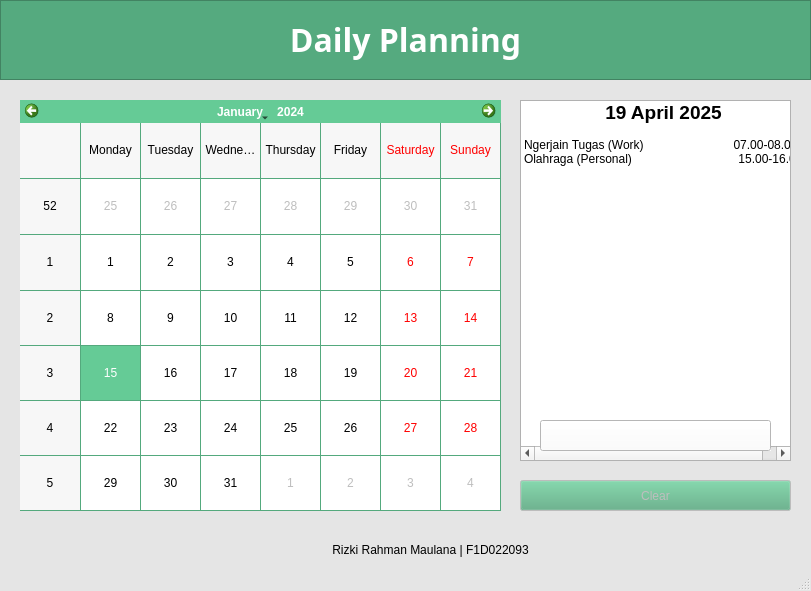
<?xml version="1.0" encoding="UTF-8"?>
<ui version="4.0">
 <class>MainWindow</class>
 <widget class="QMainWindow" name="MainWindow">
  <property name="geometry">
   <rect>
    <x>0</x>
    <y>0</y>
    <width>811</width>
    <height>591</height>
   </rect>
  </property>
  <property name="palette">
   <palette>
    <active>
     <colorrole role="Base">
      <brush brushstyle="SolidPattern">
       <color alpha="255">
        <red>255</red>
        <green>255</green>
        <blue>255</blue>
       </color>
      </brush>
     </colorrole>
     <colorrole role="Window">
      <brush brushstyle="SolidPattern">
       <color alpha="255">
        <red>229</red>
        <green>229</green>
        <blue>229</blue>
       </color>
      </brush>
     </colorrole>
    </active>
    <inactive>
     <colorrole role="Base">
      <brush brushstyle="SolidPattern">
       <color alpha="255">
        <red>255</red>
        <green>255</green>
        <blue>255</blue>
       </color>
      </brush>
     </colorrole>
     <colorrole role="Window">
      <brush brushstyle="SolidPattern">
       <color alpha="255">
        <red>229</red>
        <green>229</green>
        <blue>229</blue>
       </color>
      </brush>
     </colorrole>
    </inactive>
    <disabled>
     <colorrole role="Base">
      <brush brushstyle="SolidPattern">
       <color alpha="255">
        <red>229</red>
        <green>229</green>
        <blue>229</blue>
       </color>
      </brush>
     </colorrole>
     <colorrole role="Window">
      <brush brushstyle="SolidPattern">
       <color alpha="255">
        <red>229</red>
        <green>229</green>
        <blue>229</blue>
       </color>
      </brush>
     </colorrole>
    </disabled>
   </palette>
  </property>
  <property name="windowTitle">
   <string>MainWindow</string>
  </property>
  <widget class="QWidget" name="centralwidget">
   <widget class="QCalendarWidget" name="calendarWidget">
    <property name="geometry">
     <rect>
      <x>20</x>
      <y>100</y>
      <width>481</width>
      <height>411</height>
     </rect>
    </property>
    <property name="palette">
     <palette>
      <active>
       <colorrole role="Base">
        <brush brushstyle="SolidPattern">
         <color alpha="255">
          <red>255</red>
          <green>255</green>
          <blue>255</blue>
         </color>
        </brush>
       </colorrole>
       <colorrole role="Window">
        <brush brushstyle="SolidPattern">
         <color alpha="255">
          <red>101</red>
          <green>203</green>
          <blue>150</blue>
         </color>
        </brush>
       </colorrole>
       <colorrole role="Highlight">
        <brush brushstyle="SolidPattern">
         <color alpha="255">
          <red>101</red>
          <green>203</green>
          <blue>150</blue>
         </color>
        </brush>
       </colorrole>
       <colorrole role="Link">
        <brush brushstyle="SolidPattern">
         <color alpha="255">
          <red>60</red>
          <green>148</green>
          <blue>255</blue>
         </color>
        </brush>
       </colorrole>
       <colorrole role="LinkVisited">
        <brush brushstyle="SolidPattern">
         <color alpha="255">
          <red>85</red>
          <green>170</green>
          <blue>0</blue>
         </color>
        </brush>
       </colorrole>
      </active>
      <inactive>
       <colorrole role="Base">
        <brush brushstyle="SolidPattern">
         <color alpha="255">
          <red>255</red>
          <green>255</green>
          <blue>255</blue>
         </color>
        </brush>
       </colorrole>
       <colorrole role="Window">
        <brush brushstyle="SolidPattern">
         <color alpha="255">
          <red>101</red>
          <green>203</green>
          <blue>150</blue>
         </color>
        </brush>
       </colorrole>
       <colorrole role="Highlight">
        <brush brushstyle="SolidPattern">
         <color alpha="255">
          <red>101</red>
          <green>203</green>
          <blue>150</blue>
         </color>
        </brush>
       </colorrole>
       <colorrole role="Link">
        <brush brushstyle="SolidPattern">
         <color alpha="255">
          <red>60</red>
          <green>148</green>
          <blue>255</blue>
         </color>
        </brush>
       </colorrole>
       <colorrole role="LinkVisited">
        <brush brushstyle="SolidPattern">
         <color alpha="255">
          <red>85</red>
          <green>170</green>
          <blue>0</blue>
         </color>
        </brush>
       </colorrole>
      </inactive>
      <disabled>
       <colorrole role="Base">
        <brush brushstyle="SolidPattern">
         <color alpha="255">
          <red>101</red>
          <green>203</green>
          <blue>150</blue>
         </color>
        </brush>
       </colorrole>
       <colorrole role="Window">
        <brush brushstyle="SolidPattern">
         <color alpha="255">
          <red>101</red>
          <green>203</green>
          <blue>150</blue>
         </color>
        </brush>
       </colorrole>
       <colorrole role="Highlight">
        <brush brushstyle="SolidPattern">
         <color alpha="255">
          <red>0</red>
          <green>120</green>
          <blue>215</blue>
         </color>
        </brush>
       </colorrole>
       <colorrole role="Link">
        <brush brushstyle="SolidPattern">
         <color alpha="255">
          <red>60</red>
          <green>148</green>
          <blue>255</blue>
         </color>
        </brush>
       </colorrole>
       <colorrole role="LinkVisited">
        <brush brushstyle="SolidPattern">
         <color alpha="255">
          <red>85</red>
          <green>170</green>
          <blue>0</blue>
         </color>
        </brush>
       </colorrole>
      </disabled>
     </palette>
    </property>
    <property name="focusPolicy">
     <enum>Qt::StrongFocus</enum>
    </property>
    <property name="gridVisible">
     <bool>true</bool>
    </property>
    <property name="selectionMode">
     <enum>QCalendarWidget::SingleSelection</enum>
    </property>
    <property name="horizontalHeaderFormat">
     <enum>QCalendarWidget::LongDayNames</enum>
    </property>
    <property name="navigationBarVisible">
     <bool>true</bool>
    </property>
    <property name="dateEditEnabled">
     <bool>true</bool>
    </property>
   </widget>
   <widget class="QFrame" name="frame">
    <property name="geometry">
     <rect>
      <x>0</x>
      <y>0</y>
      <width>811</width>
      <height>80</height>
     </rect>
    </property>
    <property name="palette">
     <palette>
      <active>
       <colorrole role="Base">
        <brush brushstyle="SolidPattern">
         <color alpha="255">
          <red>255</red>
          <green>255</green>
          <blue>255</blue>
         </color>
        </brush>
       </colorrole>
       <colorrole role="Window">
        <brush brushstyle="SolidPattern">
         <color alpha="255">
          <red>85</red>
          <green>170</green>
          <blue>127</blue>
         </color>
        </brush>
       </colorrole>
      </active>
      <inactive>
       <colorrole role="Base">
        <brush brushstyle="SolidPattern">
         <color alpha="255">
          <red>255</red>
          <green>255</green>
          <blue>255</blue>
         </color>
        </brush>
       </colorrole>
       <colorrole role="Window">
        <brush brushstyle="SolidPattern">
         <color alpha="255">
          <red>85</red>
          <green>170</green>
          <blue>127</blue>
         </color>
        </brush>
       </colorrole>
      </inactive>
      <disabled>
       <colorrole role="Base">
        <brush brushstyle="SolidPattern">
         <color alpha="255">
          <red>85</red>
          <green>170</green>
          <blue>127</blue>
         </color>
        </brush>
       </colorrole>
       <colorrole role="Window">
        <brush brushstyle="SolidPattern">
         <color alpha="255">
          <red>85</red>
          <green>170</green>
          <blue>127</blue>
         </color>
        </brush>
       </colorrole>
      </disabled>
     </palette>
    </property>
    <property name="autoFillBackground">
     <bool>true</bool>
    </property>
    <property name="frameShape">
     <enum>QFrame::StyledPanel</enum>
    </property>
    <property name="frameShadow">
     <enum>QFrame::Raised</enum>
    </property>
    <widget class="QLabel" name="label">
     <property name="geometry">
      <rect>
       <x>210</x>
       <y>19</y>
       <width>391</width>
       <height>41</height>
      </rect>
     </property>
     <property name="palette">
      <palette>
       <active>
        <colorrole role="WindowText">
         <brush brushstyle="SolidPattern">
          <color alpha="255">
           <red>255</red>
           <green>255</green>
           <blue>255</blue>
          </color>
         </brush>
        </colorrole>
       </active>
       <inactive>
        <colorrole role="WindowText">
         <brush brushstyle="SolidPattern">
          <color alpha="255">
           <red>255</red>
           <green>255</green>
           <blue>255</blue>
          </color>
         </brush>
        </colorrole>
       </inactive>
       <disabled>
        <colorrole role="WindowText">
         <brush brushstyle="SolidPattern">
          <color alpha="255">
           <red>120</red>
           <green>120</green>
           <blue>120</blue>
          </color>
         </brush>
        </colorrole>
       </disabled>
      </palette>
     </property>
     <property name="font">
      <font>
       <family>Montserrat</family>
       <pointsize>24</pointsize>
       <weight>75</weight>
       <bold>true</bold>
      </font>
     </property>
     <property name="text">
      <string>Daily Planning</string>
     </property>
     <property name="alignment">
      <set>Qt::AlignCenter</set>
     </property>
    </widget>
   </widget>
   <widget class="QListWidget" name="listWidget">
    <property name="geometry">
     <rect>
      <x>520</x>
      <y>100</y>
      <width>271</width>
      <height>361</height>
     </rect>
    </property>
    <item>
     <property name="text">
      <string>19 April 2025</string>
     </property>
     <property name="font">
      <font>
       <pointsize>14</pointsize>
       <weight>75</weight>
       <bold>true</bold>
      </font>
     </property>
     <property name="textAlignment">
      <set>AlignCenter</set>
     </property>
    </item>
    <item>
     <property name="text">
      <string/>
     </property>
    </item>
    <item>
     <property name="text">
      <string>Ngerjain Tugas (Work)                           07.00-08.00</string>
     </property>
    </item>
    <item>
     <property name="text">
      <string>Olahraga (Personal)                                15.00-16.00</string>
     </property>
    </item>
   </widget>
   <widget class="QPushButton" name="pushButton">
    <property name="enabled">
     <bool>false</bool>
    </property>
    <property name="geometry">
     <rect>
      <x>520</x>
      <y>480</y>
      <width>271</width>
      <height>31</height>
     </rect>
    </property>
    <property name="palette">
     <palette>
      <active>
       <colorrole role="Button">
        <brush brushstyle="SolidPattern">
         <color alpha="255">
          <red>85</red>
          <green>170</green>
          <blue>127</blue>
         </color>
        </brush>
       </colorrole>
      </active>
      <inactive>
       <colorrole role="Button">
        <brush brushstyle="SolidPattern">
         <color alpha="255">
          <red>85</red>
          <green>170</green>
          <blue>127</blue>
         </color>
        </brush>
       </colorrole>
      </inactive>
      <disabled>
       <colorrole role="Button">
        <brush brushstyle="SolidPattern">
         <color alpha="255">
          <red>85</red>
          <green>170</green>
          <blue>127</blue>
         </color>
        </brush>
       </colorrole>
      </disabled>
     </palette>
    </property>
    <property name="autoFillBackground">
     <bool>false</bool>
    </property>
    <property name="text">
     <string>Clear</string>
    </property>
   </widget>
   <widget class="QPushButton" name="pushButton_3">
    <property name="geometry">
     <rect>
      <x>540</x>
      <y>420</y>
      <width>231</width>
      <height>31</height>
     </rect>
    </property>
    <property name="palette">
     <palette>
      <active>
       <colorrole role="Button">
        <brush brushstyle="SolidPattern">
         <color alpha="255">
          <red>255</red>
          <green>255</green>
          <blue>255</blue>
         </color>
        </brush>
       </colorrole>
       <colorrole role="Midlight">
        <brush brushstyle="SolidPattern">
         <color alpha="255">
          <red>255</red>
          <green>255</green>
          <blue>255</blue>
         </color>
        </brush>
       </colorrole>
       <colorrole role="Base">
        <brush brushstyle="SolidPattern">
         <color alpha="255">
          <red>255</red>
          <green>255</green>
          <blue>255</blue>
         </color>
        </brush>
       </colorrole>
       <colorrole role="Window">
        <brush brushstyle="SolidPattern">
         <color alpha="255">
          <red>255</red>
          <green>255</green>
          <blue>255</blue>
         </color>
        </brush>
       </colorrole>
       <colorrole role="AlternateBase">
        <brush brushstyle="SolidPattern">
         <color alpha="255">
          <red>255</red>
          <green>255</green>
          <blue>255</blue>
         </color>
        </brush>
       </colorrole>
      </active>
      <inactive>
       <colorrole role="Button">
        <brush brushstyle="SolidPattern">
         <color alpha="255">
          <red>255</red>
          <green>255</green>
          <blue>255</blue>
         </color>
        </brush>
       </colorrole>
       <colorrole role="Midlight">
        <brush brushstyle="SolidPattern">
         <color alpha="255">
          <red>255</red>
          <green>255</green>
          <blue>255</blue>
         </color>
        </brush>
       </colorrole>
       <colorrole role="Base">
        <brush brushstyle="SolidPattern">
         <color alpha="255">
          <red>255</red>
          <green>255</green>
          <blue>255</blue>
         </color>
        </brush>
       </colorrole>
       <colorrole role="Window">
        <brush brushstyle="SolidPattern">
         <color alpha="255">
          <red>255</red>
          <green>255</green>
          <blue>255</blue>
         </color>
        </brush>
       </colorrole>
       <colorrole role="AlternateBase">
        <brush brushstyle="SolidPattern">
         <color alpha="255">
          <red>255</red>
          <green>255</green>
          <blue>255</blue>
         </color>
        </brush>
       </colorrole>
      </inactive>
      <disabled>
       <colorrole role="Button">
        <brush brushstyle="SolidPattern">
         <color alpha="255">
          <red>255</red>
          <green>255</green>
          <blue>255</blue>
         </color>
        </brush>
       </colorrole>
       <colorrole role="Midlight">
        <brush brushstyle="SolidPattern">
         <color alpha="255">
          <red>255</red>
          <green>255</green>
          <blue>255</blue>
         </color>
        </brush>
       </colorrole>
       <colorrole role="Base">
        <brush brushstyle="SolidPattern">
         <color alpha="255">
          <red>255</red>
          <green>255</green>
          <blue>255</blue>
         </color>
        </brush>
       </colorrole>
       <colorrole role="Window">
        <brush brushstyle="SolidPattern">
         <color alpha="255">
          <red>255</red>
          <green>255</green>
          <blue>255</blue>
         </color>
        </brush>
       </colorrole>
       <colorrole role="AlternateBase">
        <brush brushstyle="SolidPattern">
         <color alpha="255">
          <red>255</red>
          <green>255</green>
          <blue>255</blue>
         </color>
        </brush>
       </colorrole>
      </disabled>
     </palette>
    </property>
    <property name="cursor">
     <cursorShape>ArrowCursor</cursorShape>
    </property>
    <property name="autoFillBackground">
     <bool>true</bool>
    </property>
    <property name="text">
     <string/>
    </property>
    <property name="icon">
     <iconset>
      <normalon>C:/Users/iki_rhmn/Downloads/plus.png</normalon>
     </iconset>
    </property>
    <property name="iconSize">
     <size>
      <width>20</width>
      <height>20</height>
     </size>
    </property>
    <property name="checkable">
     <bool>false</bool>
    </property>
   </widget>
   <widget class="QLabel" name="label_2">
    <property name="geometry">
     <rect>
      <x>310</x>
      <y>540</y>
      <width>241</width>
      <height>20</height>
     </rect>
    </property>
    <property name="palette">
     <palette>
      <active>
       <colorrole role="Text">
        <brush brushstyle="SolidPattern">
         <color alpha="255">
          <red>111</red>
          <green>111</green>
          <blue>111</blue>
         </color>
        </brush>
       </colorrole>
      </active>
      <inactive>
       <colorrole role="Text">
        <brush brushstyle="SolidPattern">
         <color alpha="255">
          <red>111</red>
          <green>111</green>
          <blue>111</blue>
         </color>
        </brush>
       </colorrole>
      </inactive>
      <disabled>
       <colorrole role="Text">
        <brush brushstyle="SolidPattern">
         <color alpha="255">
          <red>120</red>
          <green>120</green>
          <blue>120</blue>
         </color>
        </brush>
       </colorrole>
      </disabled>
     </palette>
    </property>
    <property name="text">
     <string>Rizki Rahman Maulana | F1D022093</string>
    </property>
    <property name="alignment">
     <set>Qt::AlignCenter</set>
    </property>
   </widget>
  </widget>
  <widget class="QMenuBar" name="menubar">
   <property name="geometry">
    <rect>
     <x>0</x>
     <y>0</y>
     <width>811</width>
     <height>21</height>
    </rect>
   </property>
  </widget>
  <widget class="QStatusBar" name="statusbar"/>
 </widget>
 <resources/>
 <connections/>
</ui>
